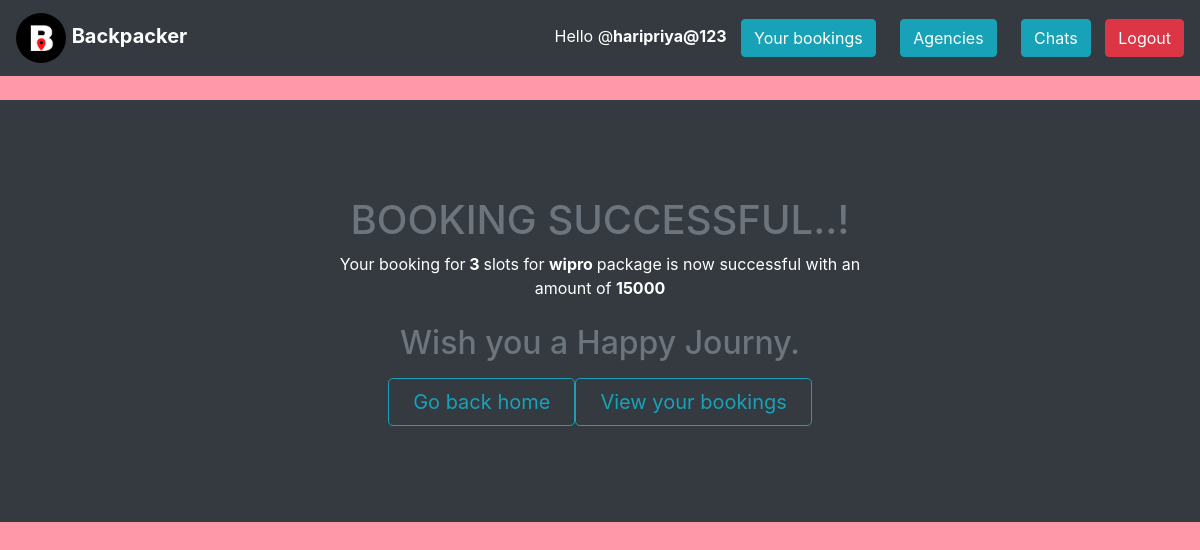
The app's page /booking_success/ (signed in) with its own data.
### IV/models.py (models this page shows)
class Student(AbstractUser):
    is_agent = models.BooleanField('agent stat', default=False)
    is_customer = models.BooleanField('customer status', default=False)
    is_photographer = models.BooleanField('photographer status', default=False)
    is_admin = models.BooleanField('admin status', default=False)
    phone = models.CharField(max_length=10, default="")
    email = models.CharField(max_length=100, default="")
    id_image = models.ImageField(default="B.png")
    REQUIRED_FIELDS = []

class book(models.Model):
    user = models.ForeignKey(Student, on_delete=models.CASCADE)
    package = models.ForeignKey(Package, on_delete=models.CASCADE, )
    time = models.DateField(auto_now=True)
    price = models.IntegerField()
    nos = models.IntegerField(default=1)
    agent = models.ForeignKey(Agent, on_delete=models.CASCADE)
    status = models.BooleanField(default=False)
    boarding = models.CharField(max_length=50, blank=True, null=True)
    class Meta:
        ordering = ['-time']

class Package(models.Model):
    title = models.CharField(max_length=100)
    agent = models.ForeignKey(Agent, on_delete=models.CASCADE, null=True)
    cost = models.IntegerField()
    duration = models.IntegerField()
    Location = models.CharField(max_length=100)
    Department = models.CharField(max_length=100, null=True)
    ddate = models.DateField(
        validators=[MinValueValidator(datetime.date.today)])
    posteddate = models.DateField(auto_now=True)
    dloc = models.CharField(max_length=300)
    description = models.TextField(null=True, blank=True)
    slots = models.IntegerField(default=2)
    image = models.ImageField(default="B.png")
    users = models.ManyToManyField(
   Student, related_name='participants', blank=True)
    mode = models.CharField(max_length=1, choices=Travel_mode, default="B")
    class Meta:
        ordering = ['-posteddate']
    def __str__(self):
        return self.title

### IV/decorators.py (the view)
    def wrap(request, *args, **kwargs):
        user=request.user
        if user.is_customer:
            return view_func(request, *args, **kwargs)
        else:
            messages.error(request, 'you must be an User')
            return render(request, "login.html")

### IV/views.py (called while the page is built)
@login_required(login_url='login')
@customer_only
def booking_success(request):
    bookid = request.session['book_id']
    order = book.objects.get(id=bookid)
    context = {
        'order': order
    }
    return render(request, 'booking_success.html', context)

### templates/booking_success.html
{% extends 'main.html' %}
{% block content %}
<br>
<div class="bg-dark text-secondary px-4 py-5 text-center">
    <div class="py-5">
      <h1 class="display-5 fw-bold ">BOOKING SUCCESSFUL..!</h1>
      <div class="col-lg-6 mx-auto">
        <p class="fs-3 mb-4 text-white">Your booking for<b> {{order.nos}} </b> slots for <b> {{order.package}} </b> package is now successful with an amount of <B> {{order.price}}</b>
        <h2>Wish you a Happy Journy.</h2>
        </p>
        <div class="d-grid gap-2 d-sm-flex justify-content-sm-center">
        <a href="{% url 'package' %}">
          <button type="button" class="btn btn-outline-info btn-lg px-4 me-sm-3 fw-bold">Go back home</button></a>
          <a href="{% url 'bookinglist' %}">
          <button type="button" class="btn btn-outline-info btn-lg px-4">View your bookings</button>
          </a>
        </div>
      </div>
    </div>
  </div>
{% endblock content %}

### templates/main.html (shortened to what this page needs)
<!DOCTYPE html>
{% load static %}
<html lang="en">
  <head>
    <link
      rel="stylesheet"
      href="https://maxcdn.bootstrapcdn.com/bootstrap/4.0.0/css/bootstrap.min.css"
    />
  </head>
  <body style="background-color: #ff99aa">
    <nav class="navbar navbar-dark bg-dark">
    <ul class="nav navbar-nav navbar-left">
    <li>
      <a class="navbar-brand fw-bold" href="{% url 'index' %}">
        <img
          src="{% static 'images/B.png' %}"
          width="50"
          height="50"
          class="d-inline-block align-center rounded-circle"
          alt=""
        />
       <b> Backpacker</b>
      </a>
      </li>
      </ul>
      {% if request.user.is_authenticated %}
      <ul class="nav navbar-nav navbar-right">
      <li class="text-white">
      <span>Hello @<b>{{request.user.username}}</b></span>
      {% if  request.user.is_customer is True and  not 'bookinglist' in request.path  %}
      <a href="{% url 'bookinglist' %}" class="link-dark">
          <button type="button" class="btn btn-info"style="margin:10px;">Your bookings</button>
        </a>
        {% endif %}
        {% if  request.user.is_customer is True and  not 'agencies' in request.path  %}
      <a href="{% url 'agencies' %}" class="link-dark">
          <button type="button" class="btn btn-info"style="margin:10px;">Agencies</button>
        </a>
        {% endif %}
        {% if  request.user.is_customer is True and  not 'replyview' in request.path  %}
      <a href="{% url 'replyview' request.user %}" class="link-dark">
          <button type="button" class="btn btn-info"style="margin:10px;">Chats</button>
        </a>
        {% endif %}
        <a href="{% url 'logout' %}" class="link-dark">
          <button type="button" class="btn btn-danger">Logout</button>
        </a>
        </li>
      </ul>
      {% endif %}
    </nav>
    {% block content %} {% endblock %}
  </body>
</html>

### records on screen
Student: user.username "haripriya@123"
book: nos "3", package "wipro", price "15000"
